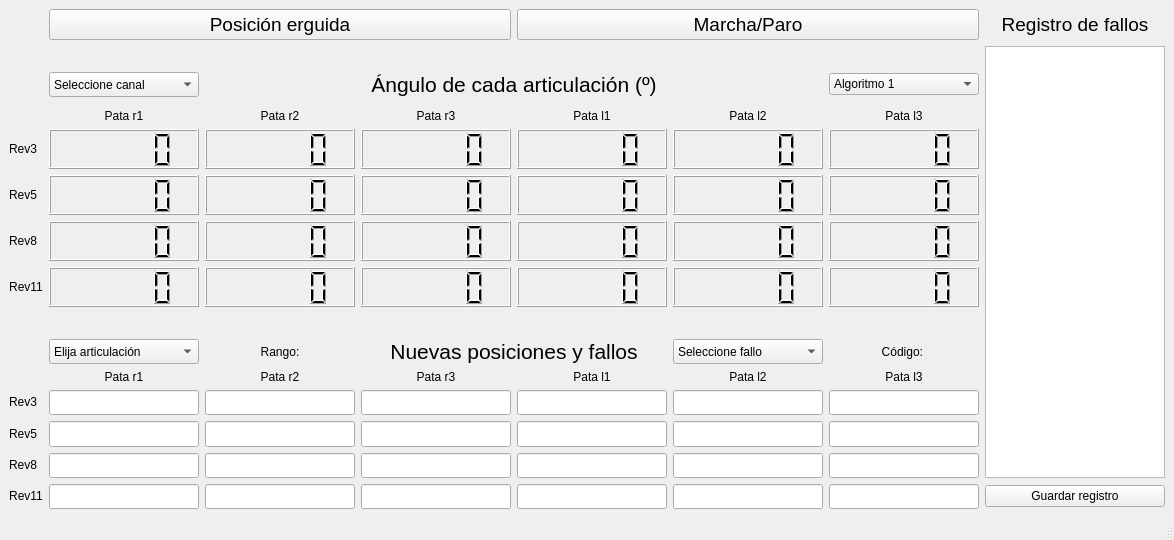
<?xml version="1.0" encoding="UTF-8"?>
<ui version="4.0">
 <class>MainWindow</class>
 <widget class="QMainWindow" name="MainWindow">
  <property name="geometry">
   <rect>
    <x>0</x>
    <y>0</y>
    <width>1174</width>
    <height>540</height>
   </rect>
  </property>
  <property name="sizePolicy">
   <sizepolicy hsizetype="Minimum" vsizetype="Minimum">
    <horstretch>0</horstretch>
    <verstretch>0</verstretch>
   </sizepolicy>
  </property>
  <property name="minimumSize">
   <size>
    <width>1130</width>
    <height>540</height>
   </size>
  </property>
  <property name="maximumSize">
   <size>
    <width>16777215</width>
    <height>540</height>
   </size>
  </property>
  <property name="windowTitle">
   <string>Robominer GUI</string>
  </property>
  <widget class="QWidget" name="centralwidget">
   <layout class="QGridLayout" name="gridLayout">
    <item row="13" column="2">
     <widget class="QLineEdit" name="lineEdit_rev5_r2">
      <property name="sizePolicy">
       <sizepolicy hsizetype="MinimumExpanding" vsizetype="MinimumExpanding">
        <horstretch>0</horstretch>
        <verstretch>0</verstretch>
       </sizepolicy>
      </property>
      <property name="minimumSize">
       <size>
        <width>150</width>
        <height>0</height>
       </size>
      </property>
     </widget>
    </item>
    <item row="9" column="1" colspan="6">
     <spacer name="horizontalSpacer">
      <property name="orientation">
       <enum>Qt::Horizontal</enum>
      </property>
      <property name="sizeHint" stdset="0">
       <size>
        <width>40</width>
        <height>20</height>
       </size>
      </property>
     </spacer>
    </item>
    <item row="13" column="6">
     <widget class="QLineEdit" name="lineEdit_rev5_l3">
      <property name="sizePolicy">
       <sizepolicy hsizetype="MinimumExpanding" vsizetype="MinimumExpanding">
        <horstretch>0</horstretch>
        <verstretch>0</verstretch>
       </sizepolicy>
      </property>
      <property name="minimumSize">
       <size>
        <width>150</width>
        <height>0</height>
       </size>
      </property>
     </widget>
    </item>
    <item row="14" column="0">
     <widget class="QLabel" name="label_rev8_2">
      <property name="sizePolicy">
       <sizepolicy hsizetype="Maximum" vsizetype="Maximum">
        <horstretch>0</horstretch>
        <verstretch>0</verstretch>
       </sizepolicy>
      </property>
      <property name="text">
       <string>Rev8</string>
      </property>
      <property name="alignment">
       <set>Qt::AlignCenter</set>
      </property>
     </widget>
    </item>
    <item row="15" column="0">
     <widget class="QLabel" name="label_rev11_2">
      <property name="sizePolicy">
       <sizepolicy hsizetype="Maximum" vsizetype="Maximum">
        <horstretch>0</horstretch>
        <verstretch>0</verstretch>
       </sizepolicy>
      </property>
      <property name="text">
       <string>Rev11</string>
      </property>
      <property name="alignment">
       <set>Qt::AlignCenter</set>
      </property>
     </widget>
    </item>
    <item row="13" column="0">
     <widget class="QLabel" name="label_rev5_2">
      <property name="sizePolicy">
       <sizepolicy hsizetype="Maximum" vsizetype="Maximum">
        <horstretch>0</horstretch>
        <verstretch>0</verstretch>
       </sizepolicy>
      </property>
      <property name="text">
       <string>Rev5</string>
      </property>
      <property name="alignment">
       <set>Qt::AlignCenter</set>
      </property>
     </widget>
    </item>
    <item row="12" column="5">
     <widget class="QLineEdit" name="lineEdit_rev3_l2">
      <property name="sizePolicy">
       <sizepolicy hsizetype="MinimumExpanding" vsizetype="MinimumExpanding">
        <horstretch>0</horstretch>
        <verstretch>0</verstretch>
       </sizepolicy>
      </property>
      <property name="minimumSize">
       <size>
        <width>150</width>
        <height>0</height>
       </size>
      </property>
     </widget>
    </item>
    <item row="12" column="0">
     <widget class="QLabel" name="label_rev3_2">
      <property name="sizePolicy">
       <sizepolicy hsizetype="Maximum" vsizetype="Maximum">
        <horstretch>0</horstretch>
        <verstretch>0</verstretch>
       </sizepolicy>
      </property>
      <property name="text">
       <string>Rev3</string>
      </property>
      <property name="alignment">
       <set>Qt::AlignCenter</set>
      </property>
     </widget>
    </item>
    <item row="11" column="6">
     <widget class="QLabel" name="label_l3_2">
      <property name="text">
       <string>Pata l3</string>
      </property>
      <property name="alignment">
       <set>Qt::AlignCenter</set>
      </property>
     </widget>
    </item>
    <item row="4" column="5">
     <widget class="QLabel" name="label_l2">
      <property name="text">
       <string>Pata l2</string>
      </property>
      <property name="alignment">
       <set>Qt::AlignCenter</set>
      </property>
     </widget>
    </item>
    <item row="8" column="6">
     <widget class="QLCDNumber" name="lcdNumber_rev11_l3">
      <property name="sizePolicy">
       <sizepolicy hsizetype="MinimumExpanding" vsizetype="MinimumExpanding">
        <horstretch>0</horstretch>
        <verstretch>0</verstretch>
       </sizepolicy>
      </property>
      <property name="minimumSize">
       <size>
        <width>150</width>
        <height>40</height>
       </size>
      </property>
     </widget>
    </item>
    <item row="13" column="5">
     <widget class="QLineEdit" name="lineEdit_rev5_l2">
      <property name="sizePolicy">
       <sizepolicy hsizetype="MinimumExpanding" vsizetype="MinimumExpanding">
        <horstretch>0</horstretch>
        <verstretch>0</verstretch>
       </sizepolicy>
      </property>
      <property name="minimumSize">
       <size>
        <width>150</width>
        <height>0</height>
       </size>
      </property>
     </widget>
    </item>
    <item row="5" column="0">
     <widget class="QLabel" name="label_rev3">
      <property name="sizePolicy">
       <sizepolicy hsizetype="Fixed" vsizetype="Fixed">
        <horstretch>0</horstretch>
        <verstretch>0</verstretch>
       </sizepolicy>
      </property>
      <property name="text">
       <string>Rev3</string>
      </property>
      <property name="alignment">
       <set>Qt::AlignCenter</set>
      </property>
     </widget>
    </item>
    <item row="4" column="6">
     <widget class="QLabel" name="label_l3">
      <property name="text">
       <string>Pata l3</string>
      </property>
      <property name="alignment">
       <set>Qt::AlignCenter</set>
      </property>
     </widget>
    </item>
    <item row="4" column="4">
     <widget class="QLabel" name="label_l1">
      <property name="text">
       <string>Pata l1</string>
      </property>
      <property name="alignment">
       <set>Qt::AlignCenter</set>
      </property>
     </widget>
    </item>
    <item row="5" column="4">
     <widget class="QLCDNumber" name="lcdNumber_rev3_l1">
      <property name="sizePolicy">
       <sizepolicy hsizetype="MinimumExpanding" vsizetype="MinimumExpanding">
        <horstretch>0</horstretch>
        <verstretch>0</verstretch>
       </sizepolicy>
      </property>
      <property name="minimumSize">
       <size>
        <width>150</width>
        <height>40</height>
       </size>
      </property>
     </widget>
    </item>
    <item row="12" column="1">
     <widget class="QLineEdit" name="lineEdit_rev3_r1">
      <property name="sizePolicy">
       <sizepolicy hsizetype="MinimumExpanding" vsizetype="MinimumExpanding">
        <horstretch>0</horstretch>
        <verstretch>0</verstretch>
       </sizepolicy>
      </property>
      <property name="minimumSize">
       <size>
        <width>150</width>
        <height>0</height>
       </size>
      </property>
     </widget>
    </item>
    <item row="7" column="5">
     <widget class="QLCDNumber" name="lcdNumber_rev8_l2">
      <property name="sizePolicy">
       <sizepolicy hsizetype="MinimumExpanding" vsizetype="MinimumExpanding">
        <horstretch>0</horstretch>
        <verstretch>0</verstretch>
       </sizepolicy>
      </property>
      <property name="minimumSize">
       <size>
        <width>150</width>
        <height>40</height>
       </size>
      </property>
     </widget>
    </item>
    <item row="14" column="5">
     <widget class="QLineEdit" name="lineEdit_rev8_l2">
      <property name="sizePolicy">
       <sizepolicy hsizetype="MinimumExpanding" vsizetype="MinimumExpanding">
        <horstretch>0</horstretch>
        <verstretch>0</verstretch>
       </sizepolicy>
      </property>
      <property name="minimumSize">
       <size>
        <width>150</width>
        <height>0</height>
       </size>
      </property>
     </widget>
    </item>
    <item row="8" column="5">
     <widget class="QLCDNumber" name="lcdNumber_rev11_l2">
      <property name="sizePolicy">
       <sizepolicy hsizetype="MinimumExpanding" vsizetype="MinimumExpanding">
        <horstretch>0</horstretch>
        <verstretch>0</verstretch>
       </sizepolicy>
      </property>
      <property name="minimumSize">
       <size>
        <width>150</width>
        <height>40</height>
       </size>
      </property>
     </widget>
    </item>
    <item row="6" column="2">
     <widget class="QLCDNumber" name="lcdNumber_rev5_r2">
      <property name="sizePolicy">
       <sizepolicy hsizetype="MinimumExpanding" vsizetype="MinimumExpanding">
        <horstretch>0</horstretch>
        <verstretch>0</verstretch>
       </sizepolicy>
      </property>
      <property name="minimumSize">
       <size>
        <width>150</width>
        <height>40</height>
       </size>
      </property>
     </widget>
    </item>
    <item row="14" column="6">
     <widget class="QLineEdit" name="lineEdit_rev8_l3">
      <property name="sizePolicy">
       <sizepolicy hsizetype="MinimumExpanding" vsizetype="MinimumExpanding">
        <horstretch>0</horstretch>
        <verstretch>0</verstretch>
       </sizepolicy>
      </property>
      <property name="minimumSize">
       <size>
        <width>150</width>
        <height>0</height>
       </size>
      </property>
     </widget>
    </item>
    <item row="14" column="3">
     <widget class="QLineEdit" name="lineEdit_rev8_r3">
      <property name="sizePolicy">
       <sizepolicy hsizetype="MinimumExpanding" vsizetype="MinimumExpanding">
        <horstretch>0</horstretch>
        <verstretch>0</verstretch>
       </sizepolicy>
      </property>
      <property name="minimumSize">
       <size>
        <width>150</width>
        <height>0</height>
       </size>
      </property>
     </widget>
    </item>
    <item row="12" column="6">
     <widget class="QLineEdit" name="lineEdit_rev3_l3">
      <property name="sizePolicy">
       <sizepolicy hsizetype="MinimumExpanding" vsizetype="MinimumExpanding">
        <horstretch>0</horstretch>
        <verstretch>0</verstretch>
       </sizepolicy>
      </property>
      <property name="minimumSize">
       <size>
        <width>150</width>
        <height>0</height>
       </size>
      </property>
     </widget>
    </item>
    <item row="15" column="2">
     <widget class="QLineEdit" name="lineEdit_rev11_r2">
      <property name="sizePolicy">
       <sizepolicy hsizetype="MinimumExpanding" vsizetype="MinimumExpanding">
        <horstretch>0</horstretch>
        <verstretch>0</verstretch>
       </sizepolicy>
      </property>
      <property name="minimumSize">
       <size>
        <width>150</width>
        <height>0</height>
       </size>
      </property>
     </widget>
    </item>
    <item row="13" column="3">
     <widget class="QLineEdit" name="lineEdit_rev5_r3">
      <property name="sizePolicy">
       <sizepolicy hsizetype="MinimumExpanding" vsizetype="MinimumExpanding">
        <horstretch>0</horstretch>
        <verstretch>0</verstretch>
       </sizepolicy>
      </property>
      <property name="minimumSize">
       <size>
        <width>150</width>
        <height>0</height>
       </size>
      </property>
     </widget>
    </item>
    <item row="15" column="3">
     <widget class="QLineEdit" name="lineEdit_rev11_r3">
      <property name="sizePolicy">
       <sizepolicy hsizetype="MinimumExpanding" vsizetype="MinimumExpanding">
        <horstretch>0</horstretch>
        <verstretch>0</verstretch>
       </sizepolicy>
      </property>
      <property name="minimumSize">
       <size>
        <width>150</width>
        <height>0</height>
       </size>
      </property>
     </widget>
    </item>
    <item row="11" column="1">
     <widget class="QLabel" name="label_r1_2">
      <property name="sizePolicy">
       <sizepolicy hsizetype="Preferred" vsizetype="Preferred">
        <horstretch>0</horstretch>
        <verstretch>0</verstretch>
       </sizepolicy>
      </property>
      <property name="text">
       <string>Pata r1</string>
      </property>
      <property name="alignment">
       <set>Qt::AlignCenter</set>
      </property>
     </widget>
    </item>
    <item row="2" column="2" colspan="4">
     <widget class="QLabel" name="label_tit">
      <property name="sizePolicy">
       <sizepolicy hsizetype="Minimum" vsizetype="Minimum">
        <horstretch>0</horstretch>
        <verstretch>0</verstretch>
       </sizepolicy>
      </property>
      <property name="minimumSize">
       <size>
        <width>80</width>
        <height>0</height>
       </size>
      </property>
      <property name="font">
       <font>
        <pointsize>16</pointsize>
       </font>
      </property>
      <property name="text">
       <string>Ángulo de cada articulación (º)</string>
      </property>
      <property name="alignment">
       <set>Qt::AlignHCenter|Qt::AlignTop</set>
      </property>
     </widget>
    </item>
    <item row="8" column="1">
     <widget class="QLCDNumber" name="lcdNumber_rev11_r1">
      <property name="sizePolicy">
       <sizepolicy hsizetype="MinimumExpanding" vsizetype="MinimumExpanding">
        <horstretch>0</horstretch>
        <verstretch>0</verstretch>
       </sizepolicy>
      </property>
      <property name="minimumSize">
       <size>
        <width>150</width>
        <height>40</height>
       </size>
      </property>
     </widget>
    </item>
    <item row="4" column="2">
     <widget class="QLabel" name="label_r2">
      <property name="sizePolicy">
       <sizepolicy hsizetype="Preferred" vsizetype="Preferred">
        <horstretch>0</horstretch>
        <verstretch>0</verstretch>
       </sizepolicy>
      </property>
      <property name="text">
       <string>Pata r2</string>
      </property>
      <property name="alignment">
       <set>Qt::AlignCenter</set>
      </property>
     </widget>
    </item>
    <item row="13" column="4">
     <widget class="QLineEdit" name="lineEdit_rev5_l1">
      <property name="sizePolicy">
       <sizepolicy hsizetype="MinimumExpanding" vsizetype="MinimumExpanding">
        <horstretch>0</horstretch>
        <verstretch>0</verstretch>
       </sizepolicy>
      </property>
      <property name="minimumSize">
       <size>
        <width>150</width>
        <height>0</height>
       </size>
      </property>
     </widget>
    </item>
    <item row="8" column="4">
     <widget class="QLCDNumber" name="lcdNumber_rev11_l1">
      <property name="sizePolicy">
       <sizepolicy hsizetype="MinimumExpanding" vsizetype="MinimumExpanding">
        <horstretch>0</horstretch>
        <verstretch>0</verstretch>
       </sizepolicy>
      </property>
      <property name="minimumSize">
       <size>
        <width>150</width>
        <height>40</height>
       </size>
      </property>
     </widget>
    </item>
    <item row="6" column="1">
     <widget class="QLCDNumber" name="lcdNumber_rev5_r1">
      <property name="sizePolicy">
       <sizepolicy hsizetype="MinimumExpanding" vsizetype="MinimumExpanding">
        <horstretch>0</horstretch>
        <verstretch>0</verstretch>
       </sizepolicy>
      </property>
      <property name="minimumSize">
       <size>
        <width>150</width>
        <height>40</height>
       </size>
      </property>
     </widget>
    </item>
    <item row="7" column="0">
     <widget class="QLabel" name="label_rev8">
      <property name="sizePolicy">
       <sizepolicy hsizetype="Maximum" vsizetype="Maximum">
        <horstretch>0</horstretch>
        <verstretch>0</verstretch>
       </sizepolicy>
      </property>
      <property name="text">
       <string>Rev8</string>
      </property>
      <property name="alignment">
       <set>Qt::AlignCenter</set>
      </property>
     </widget>
    </item>
    <item row="13" column="1">
     <widget class="QLineEdit" name="lineEdit_rev5_r1">
      <property name="sizePolicy">
       <sizepolicy hsizetype="MinimumExpanding" vsizetype="MinimumExpanding">
        <horstretch>0</horstretch>
        <verstretch>0</verstretch>
       </sizepolicy>
      </property>
      <property name="minimumSize">
       <size>
        <width>150</width>
        <height>0</height>
       </size>
      </property>
     </widget>
    </item>
    <item row="14" column="4">
     <widget class="QLineEdit" name="lineEdit_rev8_l1">
      <property name="sizePolicy">
       <sizepolicy hsizetype="MinimumExpanding" vsizetype="MinimumExpanding">
        <horstretch>0</horstretch>
        <verstretch>0</verstretch>
       </sizepolicy>
      </property>
      <property name="minimumSize">
       <size>
        <width>150</width>
        <height>0</height>
       </size>
      </property>
     </widget>
    </item>
    <item row="6" column="5">
     <widget class="QLCDNumber" name="lcdNumber_rev5_l2">
      <property name="sizePolicy">
       <sizepolicy hsizetype="MinimumExpanding" vsizetype="MinimumExpanding">
        <horstretch>0</horstretch>
        <verstretch>0</verstretch>
       </sizepolicy>
      </property>
      <property name="minimumSize">
       <size>
        <width>150</width>
        <height>40</height>
       </size>
      </property>
     </widget>
    </item>
    <item row="15" column="1">
     <widget class="QLineEdit" name="lineEdit_rev11_r1">
      <property name="sizePolicy">
       <sizepolicy hsizetype="MinimumExpanding" vsizetype="MinimumExpanding">
        <horstretch>0</horstretch>
        <verstretch>0</verstretch>
       </sizepolicy>
      </property>
      <property name="minimumSize">
       <size>
        <width>150</width>
        <height>0</height>
       </size>
      </property>
     </widget>
    </item>
    <item row="15" column="5">
     <widget class="QLineEdit" name="lineEdit_rev11_l2">
      <property name="sizePolicy">
       <sizepolicy hsizetype="MinimumExpanding" vsizetype="MinimumExpanding">
        <horstretch>0</horstretch>
        <verstretch>0</verstretch>
       </sizepolicy>
      </property>
      <property name="minimumSize">
       <size>
        <width>150</width>
        <height>0</height>
       </size>
      </property>
     </widget>
    </item>
    <item row="15" column="4">
     <widget class="QLineEdit" name="lineEdit_rev11_l1">
      <property name="sizePolicy">
       <sizepolicy hsizetype="MinimumExpanding" vsizetype="MinimumExpanding">
        <horstretch>0</horstretch>
        <verstretch>0</verstretch>
       </sizepolicy>
      </property>
      <property name="minimumSize">
       <size>
        <width>150</width>
        <height>0</height>
       </size>
      </property>
     </widget>
    </item>
    <item row="6" column="0">
     <widget class="QLabel" name="label_rev5">
      <property name="sizePolicy">
       <sizepolicy hsizetype="Fixed" vsizetype="Fixed">
        <horstretch>0</horstretch>
        <verstretch>0</verstretch>
       </sizepolicy>
      </property>
      <property name="text">
       <string>Rev5</string>
      </property>
      <property name="alignment">
       <set>Qt::AlignCenter</set>
      </property>
     </widget>
    </item>
    <item row="6" column="4">
     <widget class="QLCDNumber" name="lcdNumber_rev5_l1">
      <property name="sizePolicy">
       <sizepolicy hsizetype="MinimumExpanding" vsizetype="MinimumExpanding">
        <horstretch>0</horstretch>
        <verstretch>0</verstretch>
       </sizepolicy>
      </property>
      <property name="minimumSize">
       <size>
        <width>150</width>
        <height>40</height>
       </size>
      </property>
     </widget>
    </item>
    <item row="7" column="4">
     <widget class="QLCDNumber" name="lcdNumber_rev8_l1">
      <property name="sizePolicy">
       <sizepolicy hsizetype="MinimumExpanding" vsizetype="MinimumExpanding">
        <horstretch>0</horstretch>
        <verstretch>0</verstretch>
       </sizepolicy>
      </property>
      <property name="minimumSize">
       <size>
        <width>150</width>
        <height>40</height>
       </size>
      </property>
     </widget>
    </item>
    <item row="12" column="2">
     <widget class="QLineEdit" name="lineEdit_rev3_r2">
      <property name="sizePolicy">
       <sizepolicy hsizetype="MinimumExpanding" vsizetype="MinimumExpanding">
        <horstretch>0</horstretch>
        <verstretch>0</verstretch>
       </sizepolicy>
      </property>
      <property name="minimumSize">
       <size>
        <width>150</width>
        <height>0</height>
       </size>
      </property>
     </widget>
    </item>
    <item row="8" column="0">
     <widget class="QLabel" name="label_rev11">
      <property name="sizePolicy">
       <sizepolicy hsizetype="Maximum" vsizetype="Maximum">
        <horstretch>0</horstretch>
        <verstretch>0</verstretch>
       </sizepolicy>
      </property>
      <property name="text">
       <string>Rev11</string>
      </property>
      <property name="alignment">
       <set>Qt::AlignCenter</set>
      </property>
     </widget>
    </item>
    <item row="6" column="3">
     <widget class="QLCDNumber" name="lcdNumber_rev5_r3">
      <property name="sizePolicy">
       <sizepolicy hsizetype="MinimumExpanding" vsizetype="MinimumExpanding">
        <horstretch>0</horstretch>
        <verstretch>0</verstretch>
       </sizepolicy>
      </property>
      <property name="minimumSize">
       <size>
        <width>150</width>
        <height>40</height>
       </size>
      </property>
     </widget>
    </item>
    <item row="7" column="6">
     <widget class="QLCDNumber" name="lcdNumber_rev8_l3">
      <property name="sizePolicy">
       <sizepolicy hsizetype="MinimumExpanding" vsizetype="MinimumExpanding">
        <horstretch>0</horstretch>
        <verstretch>0</verstretch>
       </sizepolicy>
      </property>
      <property name="minimumSize">
       <size>
        <width>150</width>
        <height>40</height>
       </size>
      </property>
     </widget>
    </item>
    <item row="8" column="3">
     <widget class="QLCDNumber" name="lcdNumber_rev11_r3">
      <property name="sizePolicy">
       <sizepolicy hsizetype="MinimumExpanding" vsizetype="MinimumExpanding">
        <horstretch>0</horstretch>
        <verstretch>0</verstretch>
       </sizepolicy>
      </property>
      <property name="minimumSize">
       <size>
        <width>150</width>
        <height>40</height>
       </size>
      </property>
     </widget>
    </item>
    <item row="10" column="1">
     <widget class="QComboBox" name="comboBox_art">
      <property name="sizePolicy">
       <sizepolicy hsizetype="Minimum" vsizetype="Minimum">
        <horstretch>0</horstretch>
        <verstretch>0</verstretch>
       </sizepolicy>
      </property>
      <property name="minimumSize">
       <size>
        <width>0</width>
        <height>20</height>
       </size>
      </property>
      <item>
       <property name="text">
        <string>Elija articulación</string>
       </property>
      </item>
      <item>
       <property name="text">
        <string>Rev3</string>
       </property>
      </item>
      <item>
       <property name="text">
        <string>Rev5</string>
       </property>
      </item>
      <item>
       <property name="text">
        <string>Rev8</string>
       </property>
      </item>
      <item>
       <property name="text">
        <string>Rev11</string>
       </property>
      </item>
     </widget>
    </item>
    <item row="6" column="6">
     <widget class="QLCDNumber" name="lcdNumber_rev5_l3">
      <property name="sizePolicy">
       <sizepolicy hsizetype="MinimumExpanding" vsizetype="MinimumExpanding">
        <horstretch>0</horstretch>
        <verstretch>0</verstretch>
       </sizepolicy>
      </property>
      <property name="minimumSize">
       <size>
        <width>150</width>
        <height>40</height>
       </size>
      </property>
     </widget>
    </item>
    <item row="5" column="6">
     <widget class="QLCDNumber" name="lcdNumber_rev3_l3">
      <property name="sizePolicy">
       <sizepolicy hsizetype="MinimumExpanding" vsizetype="MinimumExpanding">
        <horstretch>0</horstretch>
        <verstretch>0</verstretch>
       </sizepolicy>
      </property>
      <property name="minimumSize">
       <size>
        <width>150</width>
        <height>40</height>
       </size>
      </property>
     </widget>
    </item>
    <item row="8" column="2">
     <widget class="QLCDNumber" name="lcdNumber_rev11_r2">
      <property name="sizePolicy">
       <sizepolicy hsizetype="MinimumExpanding" vsizetype="MinimumExpanding">
        <horstretch>0</horstretch>
        <verstretch>0</verstretch>
       </sizepolicy>
      </property>
      <property name="minimumSize">
       <size>
        <width>150</width>
        <height>40</height>
       </size>
      </property>
     </widget>
    </item>
    <item row="10" column="3" colspan="2">
     <widget class="QLabel" name="label_tit_3">
      <property name="sizePolicy">
       <sizepolicy hsizetype="Minimum" vsizetype="Minimum">
        <horstretch>0</horstretch>
        <verstretch>0</verstretch>
       </sizepolicy>
      </property>
      <property name="minimumSize">
       <size>
        <width>80</width>
        <height>0</height>
       </size>
      </property>
      <property name="font">
       <font>
        <pointsize>16</pointsize>
       </font>
      </property>
      <property name="text">
       <string>Nuevas posiciones y fallos</string>
      </property>
      <property name="alignment">
       <set>Qt::AlignHCenter|Qt::AlignTop</set>
      </property>
     </widget>
    </item>
    <item row="11" column="4">
     <widget class="QLabel" name="label_l1_2">
      <property name="text">
       <string>Pata l1</string>
      </property>
      <property name="alignment">
       <set>Qt::AlignCenter</set>
      </property>
     </widget>
    </item>
    <item row="10" column="2">
     <widget class="QLabel" name="label_limits">
      <property name="text">
       <string>Rango:</string>
      </property>
      <property name="alignment">
       <set>Qt::AlignCenter</set>
      </property>
     </widget>
    </item>
    <item row="5" column="5">
     <widget class="QLCDNumber" name="lcdNumber_rev3_l2">
      <property name="sizePolicy">
       <sizepolicy hsizetype="MinimumExpanding" vsizetype="MinimumExpanding">
        <horstretch>0</horstretch>
        <verstretch>0</verstretch>
       </sizepolicy>
      </property>
      <property name="minimumSize">
       <size>
        <width>150</width>
        <height>40</height>
       </size>
      </property>
     </widget>
    </item>
    <item row="11" column="5">
     <widget class="QLabel" name="label_l2_2">
      <property name="text">
       <string>Pata l2</string>
      </property>
      <property name="alignment">
       <set>Qt::AlignCenter</set>
      </property>
     </widget>
    </item>
    <item row="7" column="1">
     <widget class="QLCDNumber" name="lcdNumber_rev8_r1">
      <property name="sizePolicy">
       <sizepolicy hsizetype="MinimumExpanding" vsizetype="MinimumExpanding">
        <horstretch>0</horstretch>
        <verstretch>0</verstretch>
       </sizepolicy>
      </property>
      <property name="minimumSize">
       <size>
        <width>150</width>
        <height>40</height>
       </size>
      </property>
     </widget>
    </item>
    <item row="5" column="3">
     <widget class="QLCDNumber" name="lcdNumber_rev3_r3">
      <property name="sizePolicy">
       <sizepolicy hsizetype="MinimumExpanding" vsizetype="MinimumExpanding">
        <horstretch>0</horstretch>
        <verstretch>0</verstretch>
       </sizepolicy>
      </property>
      <property name="minimumSize">
       <size>
        <width>150</width>
        <height>40</height>
       </size>
      </property>
     </widget>
    </item>
    <item row="12" column="3">
     <widget class="QLineEdit" name="lineEdit_rev3_r3">
      <property name="sizePolicy">
       <sizepolicy hsizetype="MinimumExpanding" vsizetype="MinimumExpanding">
        <horstretch>0</horstretch>
        <verstretch>0</verstretch>
       </sizepolicy>
      </property>
      <property name="minimumSize">
       <size>
        <width>150</width>
        <height>0</height>
       </size>
      </property>
     </widget>
    </item>
    <item row="5" column="1">
     <widget class="QLCDNumber" name="lcdNumber_rev3_r1">
      <property name="enabled">
       <bool>true</bool>
      </property>
      <property name="sizePolicy">
       <sizepolicy hsizetype="MinimumExpanding" vsizetype="MinimumExpanding">
        <horstretch>0</horstretch>
        <verstretch>0</verstretch>
       </sizepolicy>
      </property>
      <property name="minimumSize">
       <size>
        <width>150</width>
        <height>40</height>
       </size>
      </property>
     </widget>
    </item>
    <item row="14" column="2">
     <widget class="QLineEdit" name="lineEdit_rev8_r2">
      <property name="sizePolicy">
       <sizepolicy hsizetype="MinimumExpanding" vsizetype="MinimumExpanding">
        <horstretch>0</horstretch>
        <verstretch>0</verstretch>
       </sizepolicy>
      </property>
      <property name="minimumSize">
       <size>
        <width>150</width>
        <height>0</height>
       </size>
      </property>
     </widget>
    </item>
    <item row="15" column="6">
     <widget class="QLineEdit" name="lineEdit_rev11_l3">
      <property name="sizePolicy">
       <sizepolicy hsizetype="MinimumExpanding" vsizetype="MinimumExpanding">
        <horstretch>0</horstretch>
        <verstretch>0</verstretch>
       </sizepolicy>
      </property>
      <property name="minimumSize">
       <size>
        <width>150</width>
        <height>0</height>
       </size>
      </property>
     </widget>
    </item>
    <item row="4" column="3">
     <widget class="QLabel" name="label_r3">
      <property name="text">
       <string>Pata r3</string>
      </property>
      <property name="alignment">
       <set>Qt::AlignCenter</set>
      </property>
     </widget>
    </item>
    <item row="12" column="4">
     <widget class="QLineEdit" name="lineEdit_rev3_l1">
      <property name="sizePolicy">
       <sizepolicy hsizetype="MinimumExpanding" vsizetype="MinimumExpanding">
        <horstretch>0</horstretch>
        <verstretch>0</verstretch>
       </sizepolicy>
      </property>
      <property name="minimumSize">
       <size>
        <width>150</width>
        <height>0</height>
       </size>
      </property>
     </widget>
    </item>
    <item row="7" column="3">
     <widget class="QLCDNumber" name="lcdNumber_rev8_r3">
      <property name="sizePolicy">
       <sizepolicy hsizetype="MinimumExpanding" vsizetype="MinimumExpanding">
        <horstretch>0</horstretch>
        <verstretch>0</verstretch>
       </sizepolicy>
      </property>
      <property name="minimumSize">
       <size>
        <width>150</width>
        <height>40</height>
       </size>
      </property>
     </widget>
    </item>
    <item row="14" column="1">
     <widget class="QLineEdit" name="lineEdit_rev8_r1">
      <property name="sizePolicy">
       <sizepolicy hsizetype="MinimumExpanding" vsizetype="MinimumExpanding">
        <horstretch>0</horstretch>
        <verstretch>0</verstretch>
       </sizepolicy>
      </property>
      <property name="minimumSize">
       <size>
        <width>150</width>
        <height>0</height>
       </size>
      </property>
     </widget>
    </item>
    <item row="11" column="2">
     <widget class="QLabel" name="label_r2_2">
      <property name="sizePolicy">
       <sizepolicy hsizetype="Preferred" vsizetype="Preferred">
        <horstretch>0</horstretch>
        <verstretch>0</verstretch>
       </sizepolicy>
      </property>
      <property name="text">
       <string>Pata r2</string>
      </property>
      <property name="alignment">
       <set>Qt::AlignCenter</set>
      </property>
     </widget>
    </item>
    <item row="7" column="2">
     <widget class="QLCDNumber" name="lcdNumber_rev8_r2">
      <property name="sizePolicy">
       <sizepolicy hsizetype="MinimumExpanding" vsizetype="MinimumExpanding">
        <horstretch>0</horstretch>
        <verstretch>0</verstretch>
       </sizepolicy>
      </property>
      <property name="minimumSize">
       <size>
        <width>150</width>
        <height>40</height>
       </size>
      </property>
     </widget>
    </item>
    <item row="11" column="3">
     <widget class="QLabel" name="label_r3_2">
      <property name="text">
       <string>Pata r3</string>
      </property>
      <property name="alignment">
       <set>Qt::AlignCenter</set>
      </property>
     </widget>
    </item>
    <item row="5" column="2">
     <widget class="QLCDNumber" name="lcdNumber_rev3_r2">
      <property name="sizePolicy">
       <sizepolicy hsizetype="MinimumExpanding" vsizetype="MinimumExpanding">
        <horstretch>0</horstretch>
        <verstretch>0</verstretch>
       </sizepolicy>
      </property>
      <property name="minimumSize">
       <size>
        <width>150</width>
        <height>40</height>
       </size>
      </property>
     </widget>
    </item>
    <item row="4" column="1">
     <widget class="QLabel" name="label_r1">
      <property name="sizePolicy">
       <sizepolicy hsizetype="Preferred" vsizetype="Preferred">
        <horstretch>0</horstretch>
        <verstretch>0</verstretch>
       </sizepolicy>
      </property>
      <property name="text">
       <string>Pata r1</string>
      </property>
      <property name="alignment">
       <set>Qt::AlignCenter</set>
      </property>
     </widget>
    </item>
    <item row="2" column="1">
     <widget class="QComboBox" name="comboBox_canal">
      <property name="sizePolicy">
       <sizepolicy hsizetype="Minimum" vsizetype="Minimum">
        <horstretch>0</horstretch>
        <verstretch>0</verstretch>
       </sizepolicy>
      </property>
      <property name="minimumSize">
       <size>
        <width>150</width>
        <height>0</height>
       </size>
      </property>
      <item>
       <property name="text">
        <string>Seleccione canal</string>
       </property>
      </item>
      <item>
       <property name="text">
        <string>Ángulo</string>
       </property>
      </item>
      <item>
       <property name="text">
        <string>Velocidad angular</string>
       </property>
      </item>
      <item>
       <property name="text">
        <string>Par</string>
       </property>
      </item>
     </widget>
    </item>
    <item row="10" column="5">
     <widget class="QComboBox" name="comboBox_fallos">
      <property name="sizePolicy">
       <sizepolicy hsizetype="Ignored" vsizetype="Minimum">
        <horstretch>0</horstretch>
        <verstretch>0</verstretch>
       </sizepolicy>
      </property>
      <item>
       <property name="text">
        <string>Seleccione fallo</string>
       </property>
      </item>
      <item>
       <property name="text">
        <string>Motor inhab.</string>
       </property>
      </item>
      <item>
       <property name="text">
        <string>Motor débil</string>
       </property>
      </item>
      <item>
       <property name="text">
        <string>Desanclar art.</string>
       </property>
      </item>
      <item>
       <property name="text">
        <string>Motor bloqueado</string>
       </property>
      </item>
      <item>
       <property name="text">
        <string>Motor desviado</string>
       </property>
      </item>
      <item>
       <property name="text">
        <string>Sensor valor nulo</string>
       </property>
      </item>
      <item>
       <property name="text">
        <string>Sensor valor fijo</string>
       </property>
      </item>
      <item>
       <property name="text">
        <string>Sensor error fijo</string>
       </property>
      </item>
      <item>
       <property name="text">
        <string>Sensor error prop.</string>
       </property>
      </item>
     </widget>
    </item>
    <item row="1" column="1" colspan="6">
     <spacer name="horizontalSpacer_2">
      <property name="orientation">
       <enum>Qt::Horizontal</enum>
      </property>
      <property name="sizeHint" stdset="0">
       <size>
        <width>40</width>
        <height>20</height>
       </size>
      </property>
     </spacer>
    </item>
    <item row="10" column="6">
     <widget class="QLabel" name="label_cod_fallos">
      <property name="text">
       <string>Código: </string>
      </property>
      <property name="alignment">
       <set>Qt::AlignCenter</set>
      </property>
     </widget>
    </item>
    <item row="0" column="1" colspan="3">
     <widget class="QPushButton" name="pushButton_en_pie">
      <property name="sizePolicy">
       <sizepolicy hsizetype="Minimum" vsizetype="Minimum">
        <horstretch>0</horstretch>
        <verstretch>0</verstretch>
       </sizepolicy>
      </property>
      <property name="font">
       <font>
        <pointsize>14</pointsize>
       </font>
      </property>
      <property name="text">
       <string>Posición erguida</string>
      </property>
     </widget>
    </item>
    <item row="0" column="4" colspan="3">
     <widget class="QPushButton" name="pushButton_anda">
      <property name="font">
       <font>
        <pointsize>14</pointsize>
       </font>
      </property>
      <property name="text">
       <string>Marcha/Paro</string>
      </property>
     </widget>
    </item>
    <item row="2" column="6">
     <widget class="QComboBox" name="comboBox_met">
      <item>
       <property name="text">
        <string>Algoritmo 1</string>
       </property>
      </item>
      <item>
       <property name="text">
        <string>Algoritmo 2</string>
       </property>
      </item>
     </widget>
    </item>
    <item row="0" column="7">
     <widget class="QLabel" name="label_registro">
      <property name="font">
       <font>
        <pointsize>14</pointsize>
       </font>
      </property>
      <property name="text">
       <string>Registro de fallos</string>
      </property>
      <property name="alignment">
       <set>Qt::AlignCenter</set>
      </property>
     </widget>
    </item>
    <item row="1" column="7" rowspan="14">
     <widget class="QPlainTextEdit" name="plainTextEdit_reg_fallos">
      <property name="sizePolicy">
       <sizepolicy hsizetype="MinimumExpanding" vsizetype="MinimumExpanding">
        <horstretch>0</horstretch>
        <verstretch>0</verstretch>
       </sizepolicy>
      </property>
     </widget>
    </item>
    <item row="15" column="7">
     <widget class="QPushButton" name="pushButton_save_log">
      <property name="text">
       <string>Guardar registro</string>
      </property>
     </widget>
    </item>
   </layout>
  </widget>
  <widget class="QStatusBar" name="statusbar"/>
 </widget>
 <resources/>
 <connections/>
 <slots>
  <slot>en_pie_slot()</slot>
  <slot>rev3_r1_slot()</slot>
  <slot>rev3_r2_slot()</slot>
  <slot>rev3_r3_slot()</slot>
  <slot>rev3_l1_slot()</slot>
  <slot>rev3_l2_slot()</slot>
  <slot>rev3_l3_slot()</slot>
  <slot>rev5_r1_slot()</slot>
  <slot>rev5_r2_slot()</slot>
  <slot>rev5_r3_slot()</slot>
  <slot>rev5_l1_slot()</slot>
  <slot>rev5_l2_slot()</slot>
  <slot>rev5_l3_slot()</slot>
  <slot>rev8_r1_slot()</slot>
  <slot>rev8_r2_slot()</slot>
  <slot>rev8_r3_slot()</slot>
  <slot>rev8_l1_slot()</slot>
  <slot>rev8_l2_slot()</slot>
  <slot>rev8_l3_slot()</slot>
  <slot>rev11_r1_slot()</slot>
  <slot>rev11_r2_slot()</slot>
  <slot>rev11_r3_slot()</slot>
  <slot>rev11_l1_slot()</slot>
  <slot>rev11_l2_slot()</slot>
  <slot>rev11_l3_slot()</slot>
  <slot>pos_listener_slot()</slot>
 </slots>
</ui>
